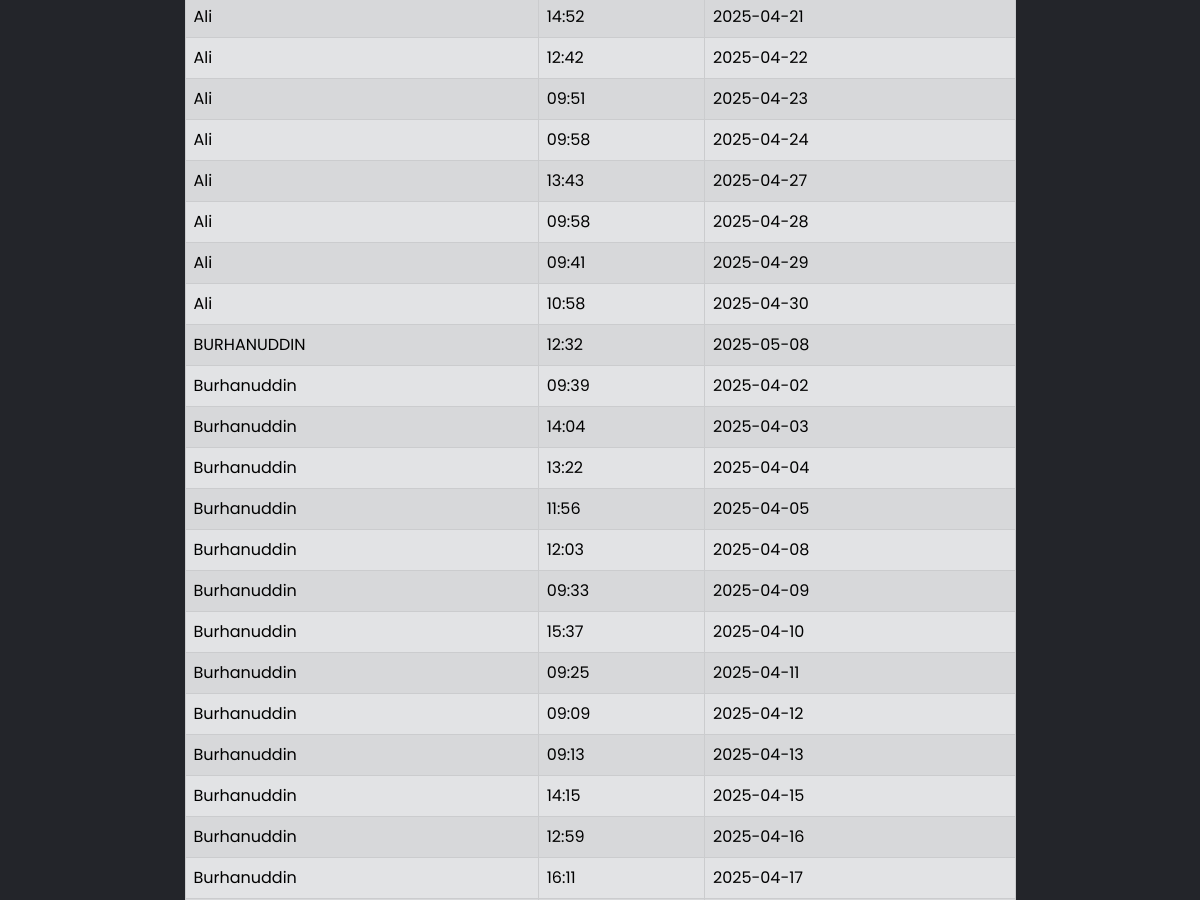
Page /whole (middle part) on the earlier database version.
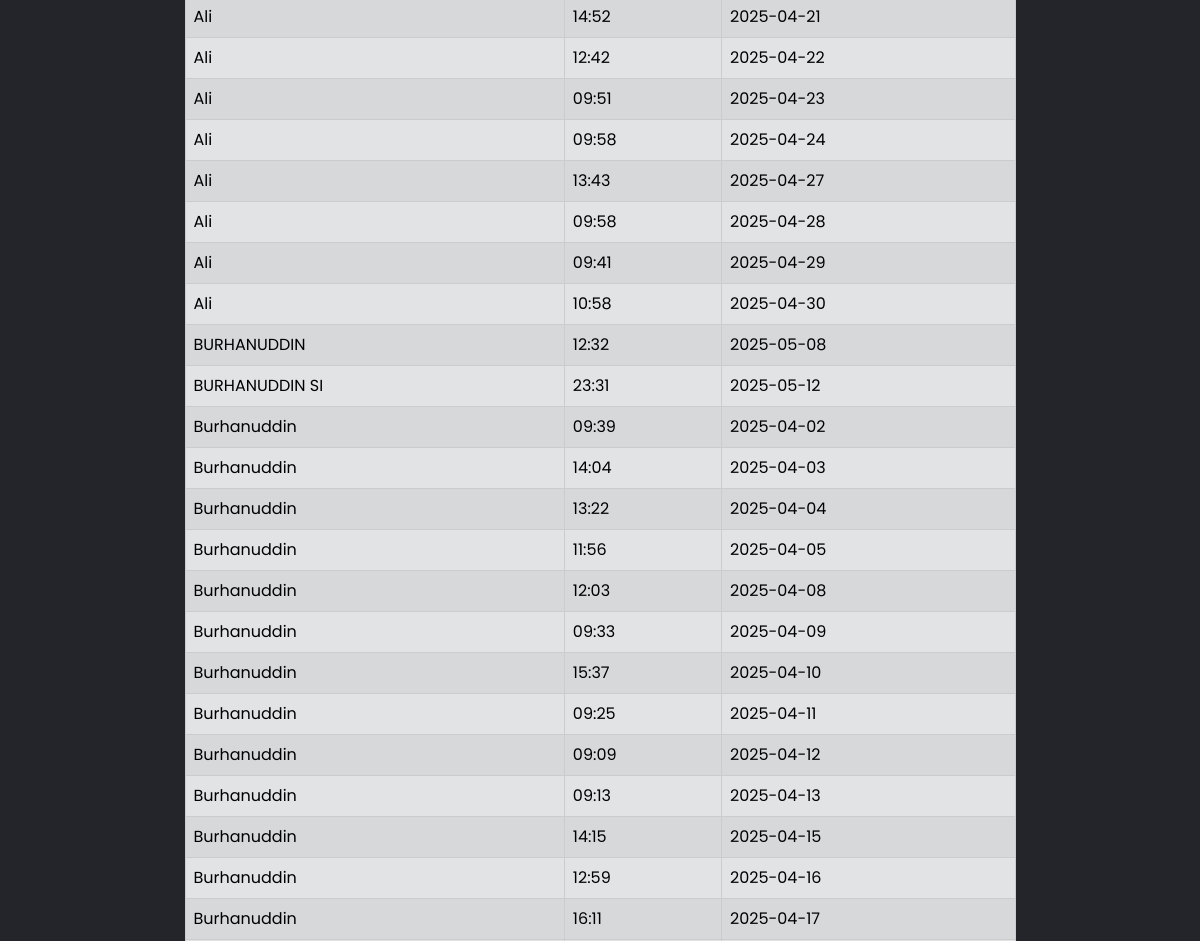
Same page on the later database version.
### tables this page shows
CREATE TABLE Attendance (NAME TEXT, Time TEXT, Date TEXT, UNIQUE(NAME, Date));

### app.py (the view)
@app.route('/whole',methods=["GET","POST"])
def whole():
    today=date.today()
    conn = sqlite3.connect('information.db')
    conn.row_factory = sqlite3.Row
    cur = conn.cursor()
    cursor = cur.execute("SELECT DISTINCT NAME,Time, Date from Attendance")
    rows=cur.fetchall()
    return render_template('AttendanceList.html',rows=rows)

### templates/AttendanceList.html (shortened to what this page needs)
<!doctype html>
<html lang="en">
<head>
  <link href="https://cdn.jsdelivr.net/npm/bootstrap@5.0.2/dist/css/bootstrap.min.css" rel="stylesheet"
>
  <link rel="stylesheet" href="{{ url_for('static', filename='css/style.css') }}">
</head>
<body>
    <div class="container">
        <div class="row justify-content-center">
            <div class="col-md-9">
                <table class="table table-secondary table-striped table-bordered table-hover mb-5" >
                    <tbody>
                        {% for row in rows %}
                            <tr>
                                <td>{{row["NAME"]}}</td>
                                <td>{{row["Time"]}}</td>
                                <td>{{row["Date"]}}</td>
                            </tr>
                        {% endfor %}
                    </tbody>
                </table>
            </div>
        </div>
    </div>
</body>
</html>

### static/css/style.css (style rules this page uses)
* { margin: 0; padding: 0; box-sizing: border-box; font-family: "Poppins", sans-serif; }
body { background: #23252a; }

Differences in the rows shown:
added Attendance: NAME "BURHANUDDIN SI", Time "23:31", Date "2025-05-12"
